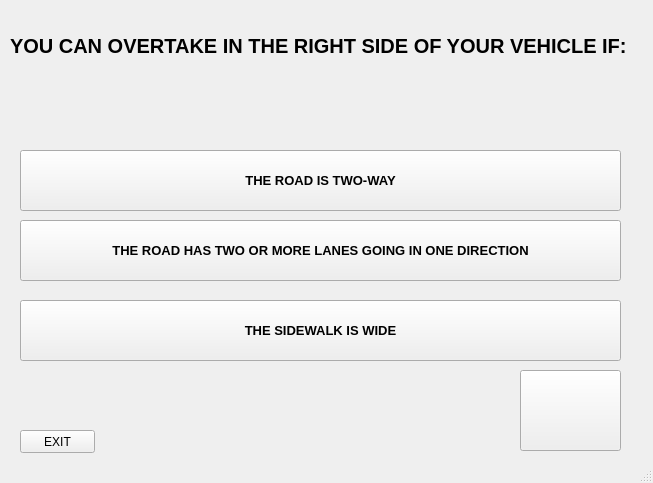
<?xml version="1.0" encoding="UTF-8"?>
<ui version="4.0">
 <class>MainWindow1</class>
 <widget class="QMainWindow" name="MainWindow1">
  <property name="geometry">
   <rect>
    <x>0</x>
    <y>0</y>
    <width>653</width>
    <height>483</height>
   </rect>
  </property>
  <property name="windowTitle">
   <string>LTO EXAM REVIEW</string>
  </property>
  <property name="windowIcon">
   <iconset>
    <normaloff>license.ico</normaloff>license.ico</iconset>
  </property>
  <property name="autoFillBackground">
   <bool>false</bool>
  </property>
  <widget class="QWidget" name="centralwidget">
   <widget class="QPushButton" name="pushButton1">
    <property name="geometry">
     <rect>
      <x>20</x>
      <y>150</y>
      <width>601</width>
      <height>61</height>
     </rect>
    </property>
    <property name="font">
     <font>
      <pointsize>10</pointsize>
      <weight>75</weight>
      <bold>true</bold>
     </font>
    </property>
    <property name="styleSheet">
     <string notr="true"/>
    </property>
    <property name="text">
     <string>THE ROAD IS TWO-WAY</string>
    </property>
    <property name="default">
     <bool>false</bool>
    </property>
    <property name="flat">
     <bool>false</bool>
    </property>
   </widget>
   <widget class="QPushButton" name="pushButton_2">
    <property name="geometry">
     <rect>
      <x>20</x>
      <y>220</y>
      <width>601</width>
      <height>61</height>
     </rect>
    </property>
    <property name="font">
     <font>
      <pointsize>10</pointsize>
      <weight>75</weight>
      <bold>true</bold>
     </font>
    </property>
    <property name="styleSheet">
     <string notr="true"/>
    </property>
    <property name="text">
     <string>THE ROAD HAS TWO OR MORE LANES GOING IN ONE DIRECTION</string>
    </property>
   </widget>
   <widget class="QPushButton" name="pushButton_3">
    <property name="geometry">
     <rect>
      <x>20</x>
      <y>300</y>
      <width>601</width>
      <height>61</height>
     </rect>
    </property>
    <property name="font">
     <font>
      <pointsize>10</pointsize>
      <weight>75</weight>
      <bold>true</bold>
     </font>
    </property>
    <property name="styleSheet">
     <string notr="true"/>
    </property>
    <property name="text">
     <string>THE SIDEWALK IS WIDE</string>
    </property>
   </widget>
   <widget class="QLabel" name="label">
    <property name="geometry">
     <rect>
      <x>10</x>
      <y>10</y>
      <width>641</width>
      <height>71</height>
     </rect>
    </property>
    <property name="font">
     <font>
      <pointsize>15</pointsize>
      <weight>75</weight>
      <bold>true</bold>
     </font>
    </property>
    <property name="text">
     <string>YOU CAN OVERTAKE IN THE RIGHT SIDE OF YOUR VEHICLE IF:</string>
    </property>
   </widget>
   <widget class="QLabel" name="label_check">
    <property name="geometry">
     <rect>
      <x>570</x>
      <y>230</y>
      <width>41</width>
      <height>41</height>
     </rect>
    </property>
    <property name="text">
     <string/>
    </property>
    <property name="pixmap">
     <pixmap>icon/check.png</pixmap>
    </property>
    <property name="scaledContents">
     <bool>true</bool>
    </property>
   </widget>
   <widget class="QLabel" name="label_error2">
    <property name="geometry">
     <rect>
      <x>570</x>
      <y>310</y>
      <width>41</width>
      <height>41</height>
     </rect>
    </property>
    <property name="text">
     <string/>
    </property>
    <property name="pixmap">
     <pixmap>icon/error.png</pixmap>
    </property>
    <property name="scaledContents">
     <bool>true</bool>
    </property>
   </widget>
   <widget class="QLabel" name="label_error">
    <property name="geometry">
     <rect>
      <x>570</x>
      <y>160</y>
      <width>41</width>
      <height>41</height>
     </rect>
    </property>
    <property name="text">
     <string/>
    </property>
    <property name="pixmap">
     <pixmap>icon/error.png</pixmap>
    </property>
    <property name="scaledContents">
     <bool>true</bool>
    </property>
   </widget>
   <widget class="QPushButton" name="pushButton">
    <property name="geometry">
     <rect>
      <x>520</x>
      <y>370</y>
      <width>101</width>
      <height>81</height>
     </rect>
    </property>
    <property name="text">
     <string/>
    </property>
   </widget>
   <widget class="QLabel" name="label_2">
    <property name="geometry">
     <rect>
      <x>540</x>
      <y>380</y>
      <width>61</width>
      <height>61</height>
     </rect>
    </property>
    <property name="text">
     <string/>
    </property>
    <property name="pixmap">
     <pixmap>icon/next.png</pixmap>
    </property>
    <property name="scaledContents">
     <bool>true</bool>
    </property>
   </widget>
   <widget class="QPushButton" name="pushButton_4">
    <property name="geometry">
     <rect>
      <x>20</x>
      <y>430</y>
      <width>75</width>
      <height>23</height>
     </rect>
    </property>
    <property name="text">
     <string>EXIT</string>
    </property>
   </widget>
  </widget>
  <widget class="QStatusBar" name="statusbar"/>
 </widget>
 <resources/>
 <connections/>
</ui>
